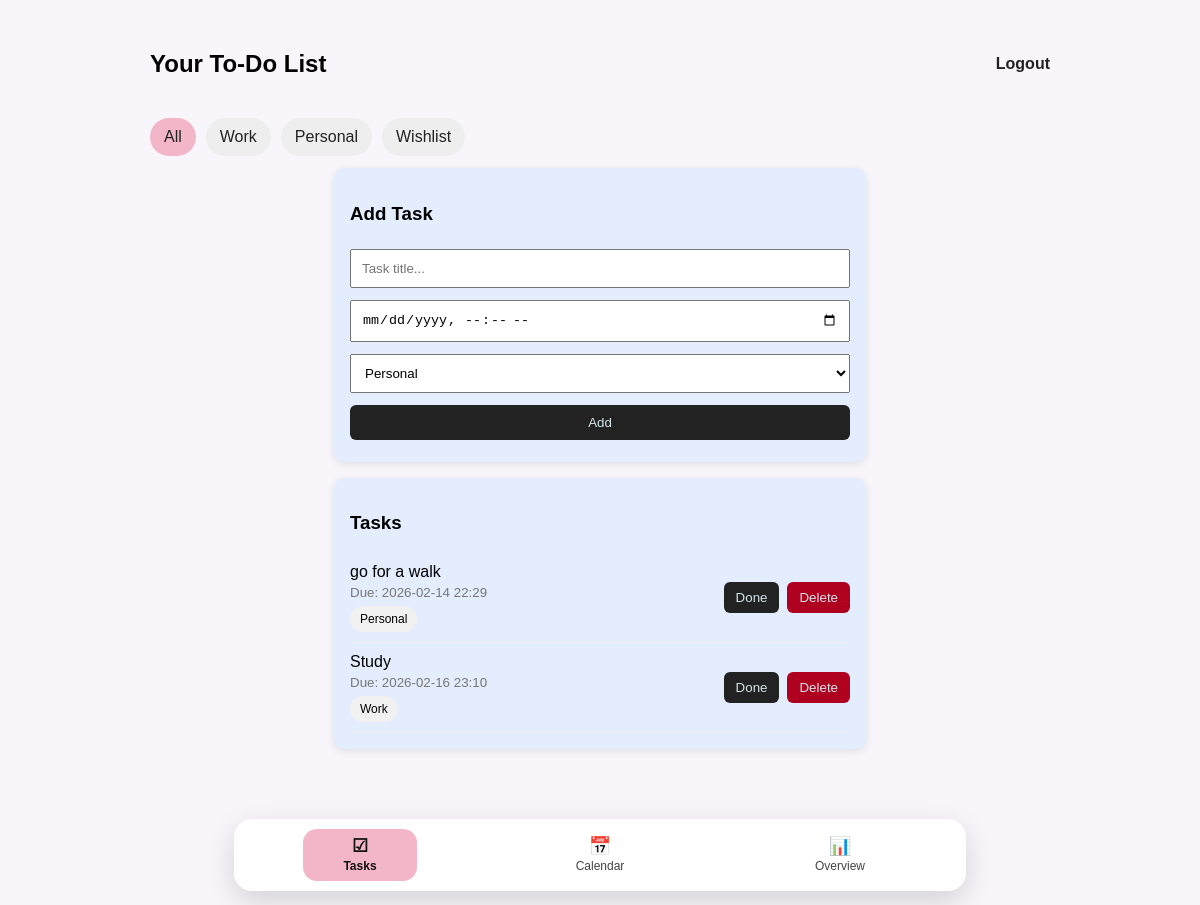
Before: /dashboard (signed in) with the older database file.
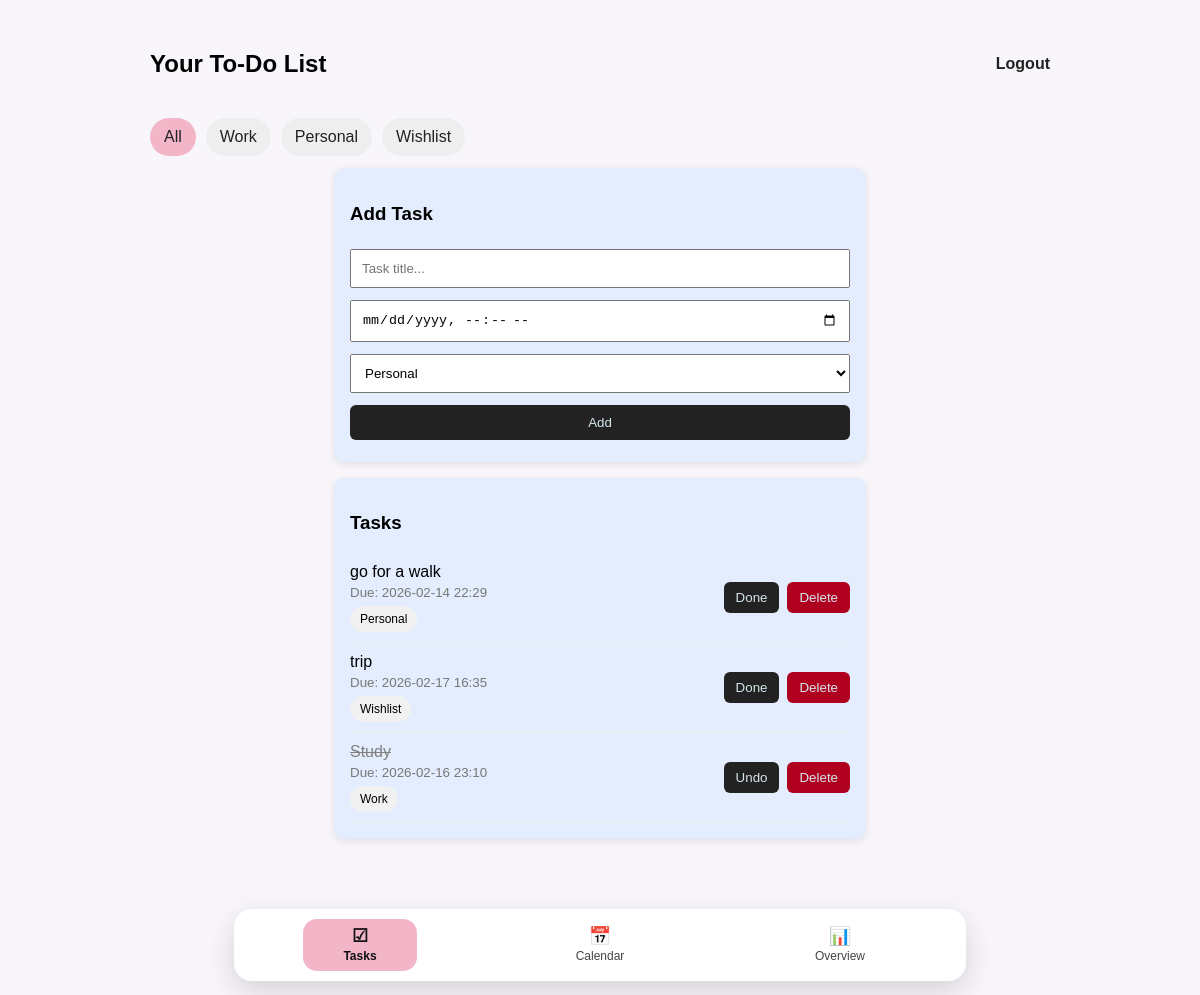
After: the same page with the newer database file.
### tables this page shows
CREATE TABLE todos(
        id INTEGER PRIMARY KEY AUTOINCREMENT,
        user_id INTEGER NOT NULL,
        title TEXT NOT NULL,
        due_date TEXT,
        is_done INTEGER DEFAULT 0,
        created_at TEXT DEFAULT CURRENT_TIMESTAMP, category TEXT DEFAULT 'Personal',
        FOREIGN KEY(user_id) REFERENCES users(id)
    );

### app.py (the view, shortened to what this page needs)
@app.route("/dashboard", methods=["GET", "POST"])
def dashboard():
    if "user_id" not in session:
        return redirect("/login")
    user_id = session["user_id"]
    cat = request.args.get("cat", "All")
    allowed = {"All", "Work", "Personal", "Wishlist"}
    if cat not in allowed:
        cat = "All"
    now_str = datetime.now().strftime("%Y-%m-%d %H:%M")
    conn = db()
    base_query = """
        SELECT * FROM todos
        WHERE user_id=?
    """
    params = [user_id]
    if cat != "All":
        base_query += " AND category=?"
        params.append(cat)
    base_query += """
        ORDER BY
            is_done ASC,
            CASE
                WHEN is_done = 0 AND due_date IS NOT NULL AND due_date < ? THEN 0
                WHEN is_done = 0 AND due_date IS NOT NULL THEN 1
                WHEN is_done = 0 AND due_date IS NULL THEN 2
                ELSE 3
            END,
            due_date ASC,
            created_at DESC
    """
    params.append(now_str)
    todos = conn.execute(base_query, params).fetchall()
    conn.close()
    return render_template("dashboard.html", todos=todos, now=now_str, cat=cat, active_page="tasks")

### app.py (called while the page is built)
def db():
    conn = sqlite3.connect(DB_NAME)
    conn.row_factory = sqlite3.Row
    return conn

### templates/dashboard.html (shortened to what this page needs)
<!DOCTYPE html>
<html>
<head>
  <link rel="stylesheet" href="/static/style.css">
</head>
<body>
 <div class="topbar">
  <h2>Your To-Do List</h2>
  <a class="link" href="/logout">Logout</a>
</div>
  <div class="tabs">
    <a class="tab {% if cat=='All' %}active{% endif %}" href="/dashboard?cat=All">All</a>
    <a class="tab {% if cat=='Work' %}active{% endif %}" href="/dashboard?cat=Work">Work</a>
    <a class="tab {% if cat=='Personal' %}active{% endif %}" href="/dashboard?cat=Personal">Personal</a>
    <a class="tab {% if cat=='Wishlist' %}active{% endif %}" href="/dashboard?cat=Wishlist">Wishlist</a>
  </div>
  <div class="card">
    <h3>Add Task</h3>
    <form method="POST" action="/dashboard?cat={{cat}}">
      <input name="title" placeholder="Task title..." required>
      <input name="due_date" type="datetime-local">
      <select name="category" required>
        <option value="Personal" selected>Personal</option>
      </select>
      <button type="submit">Add</button>
    </form>
  </div>
  <div class="card">
    <h3>Tasks</h3>
    <ul class="todo-list">
      {% for t in todos %}
        <li class="todo-item">
          <div>
            <span class="{% if t['is_done'] == 1 %}done{% endif %}">{{ t['title'] }}</span>
            {% if t['due_date'] %}
              <small class="muted">Due: {{ t['due_date'] }}</small>
            {% endif %}
            <div><small class="pill">{{ t['category'] }}</small></div>
          </div>
          <div class="actions">
            <form method="POST" action="/toggle/{{t['id']}}">
              <button type="submit">{% if t['is_done'] == 1 %}Undo{% else %}Done{% endif %}</button>
            </form>
            <form method="POST" action="/delete/{{t['id']}}">
              <button class="danger" type="submit">Delete</button>
            </form>
          </div>
        </li>
      {% endfor %}
    </ul>
  </div>
{% include "_bottom_nav.html" %}
</body>
</html>

### templates/_bottom_nav.html
<div class="bottom-nav">
  <a class="nav-item {% if active_page == 'tasks' %}active{% endif %}" href="/dashboard">
    <span class="nav-icon">☑</span>
    <span class="nav-text">Tasks</span>
  </a>
  <a class="nav-item {% if active_page == 'calendar' %}active{% endif %}" href="/calendar">
    <span class="nav-icon">📅</span>
    <span class="nav-text">Calendar</span>
  </a>
  <a class="nav-item {% if active_page == 'overview' %}active{% endif %}" href="/overview">
    <span class="nav-icon">📊</span>
    <span class="nav-text">Overview</span>
  </a>
</div>

### static/style.css (style rules this page uses)
body { font-family: Arial, sans-serif; margin: 30px; background: #f8f6fb; padding-bottom: 110px; }
.card { background: rgb(227, 237, 253); padding: 16px; border-radius: 10px; max-width: 500px; margin: 0 auto 16px auto; box-shadow: 0 2px 8px rgba(0,0,0,0.1); }
input, button, select { padding: 10px; margin: 6px 0; width: 100%; box-sizing: border-box; }
button { background: #222; color: rgb(213, 229, 236); border: none; border-radius: 6px; cursor: pointer; }
button.danger { background: #b00020; }
.topbar { display: flex; align-items: center; justify-content: space-between; width: 95%; max-width: 900px; margin: 0 auto 20px; }
.link { text-decoration: none; color: #222; font-weight: bold; }
.tabs { display: flex; gap: 10px; width: 95%; max-width: 900px; margin: 0 auto 12px; }
.tab { padding: 10px 14px; border-radius: 999px; background: #eee; text-decoration: none; color: #222; }
.tab.active { background: #f3b6c8; }
.pill { display: inline-block; padding: 6px 10px; border-radius: 999px; background: #f1f1f1; font-size: 12px; margin-top: 6px; }
.todo-list { list-style: none; padding: 0; margin: 0; }
.todo-item { display: flex; justify-content: space-between; align-items: center; padding: 10px 0; border-bottom: 1px solid #eee; gap: 12px; }
.actions { display: flex; gap: 8px; }
.actions form { margin: 0; }
.actions button { width: auto; padding: 8px 12px; }
.done { text-decoration: line-through; color: gray; }
.muted { display: block; color: #777; margin-top: 4px; }
.bottom-nav { position: fixed; left: 50%; transform: translateX(-50%); bottom: 14px; width: min(720px, calc(100% - 24px)); background: white; border-radius: 18px; box-shadow: 0 10px 30px rgba(0,0,0,0.15); display: flex; justify-content: space-around; padding: 10px 6px; z-index: 999; }
.nav-item { text-decoration: none; color: #444; display: flex; flex-direction: column; align-items: center; gap: 4px; padding: 8px 12px; border-radius: 14px; min-width: 90px; }
.nav-item.active { background: #f3b6c8; color: #111; font-weight: 700; }
.nav-icon { font-size: 18px; line-height: 1; }
.nav-text { font-size: 12px; }

Changed rows visible on the page:
added todos: title "trip", due_date "2026-02-17 16:35", category "Wishlist", is_done "Done"
changed todos "Study": is_done "Done" → "Undo"
